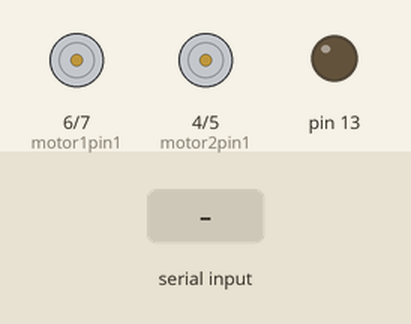
Bench run of a sketch on a simulated Arduino Uno, built with avr-gcc and run on an emulated ATmega328P. On the bench: motor-driver pin pairs drawn as motors (green arrow = first pin HIGH = forward, orange = second pin HIGH = backward, longer = more drive, scaled by the enable pin), output pins drawn as LEDs (lit = HIGH). The inputs (shaded band) are chosen by the test bench. What the sketch prints to the serial monitor is not drawn.

Above: at 1.2 s.
1.3 s: "Z" received over Serial
2.8 s: "1" received over Serial
At 3.9 s:
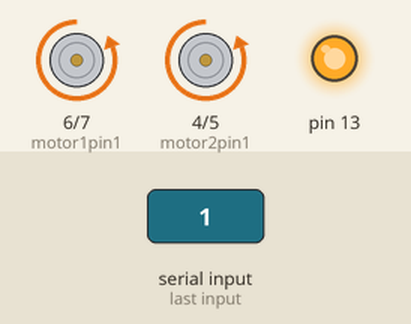
4.3 s: "s" received over Serial
At 5.1 s:
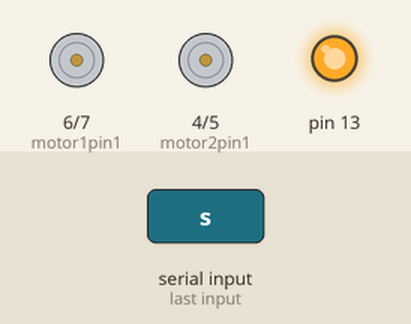
5.8 s: "2" received over Serial
At 6.2 s:
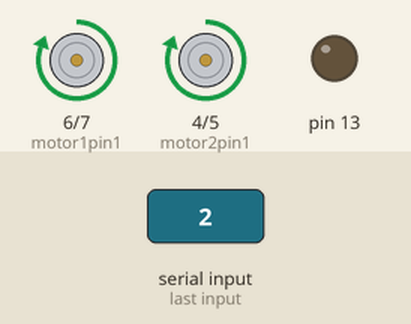
7.3 s: "3" received over Serial
At 8.5 s:
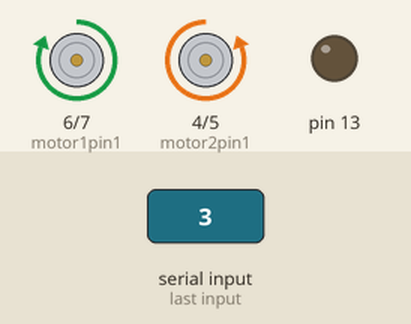
8.8 s: "4" received over Serial
At 9.7 s:
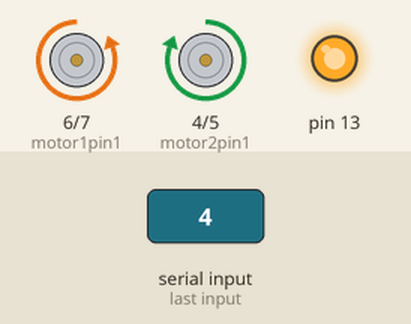
Timing chart, 0 to 11.3 s (numbered marks = the images above; inputs shaded):
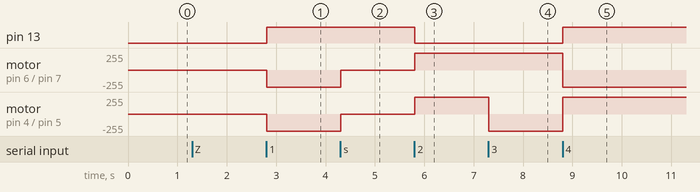

Measured:
- after the input at 2.8 s, pin 13: LOW → HIGH at once; motor on pin 6 (motor1pin1) / pin 7 (motor1pin2), motor on pin 4 (motor2pin1) / pin 5 (motor2pin2): stopped → backward 255/255 at once
- after the input at 4.3 s, motor on pin 6 (motor1pin1) / pin 7 (motor1pin2), motor on pin 4 (motor2pin1) / pin 5 (motor2pin2): backward 255/255 → stopped at once
- after the input at 5.8 s, pin 13: HIGH → LOW at once; motor on pin 6 (motor1pin1) / pin 7 (motor1pin2), motor on pin 4 (motor2pin1) / pin 5 (motor2pin2): stopped → forward 255/255 at once
- after the input at 7.3 s, motor on pin 4 (motor2pin1) / pin 5 (motor2pin2): forward 255/255 → backward 255/255 at once
- after the input at 8.8 s, pin 13: LOW → HIGH at once; motor on pin 6 (motor1pin1) / pin 7 (motor1pin2): forward 255/255 → backward 255/255 at once; motor on pin 4 (motor2pin1) / pin 5 (motor2pin2): backward 255/255 → forward 255/255 at once

The sketch:

self-Parking.ino
```cpp
//imported libraries


//--------------------------------------------------------------------------------VARLlABLE DECLARATlON---------------------------------------------------------------------------------------

//for bluetooth comunicaton
char inputByte;

//DC motor 1&2
int motor1pin1 = 6;
int motor1pin2 = 7;
int speed1 = A4;
int motor2pin1 = 4;
int motor2pin2 = 5;
int speed2 = A5;


// ------------------------------------------------------------------------------SET UP----------------------------------------------------------------------------------------------------

void setup() {
 // initialize serial communication at 9600 bits per second:
 Serial.begin(9600);
 pinMode(13,OUTPUT);

  // sets the motor pins as outputs:
  pinMode(motor1pin1, OUTPUT);
  pinMode(motor1pin2, OUTPUT);
  pinMode(motor2pin1, OUTPUT);
  pinMode(motor2pin2, OUTPUT);
  pinMode(speed1, OUTPUT);
  pinMode(speed2, OUTPUT);

  //Controlling speed (0 = off and 255 = max speed):
  analogWrite(speed1, 200); //ENA pin MIN IS 128
  analogWrite(speed2, 200); //ENB pin
}

//-------------------------------------------------------------------------------------------LOOP-------------------------------------------------------------------------------------------
void loop() {
  //if some date is sent va bluetooth, reads it
while(Serial.available()>0){
  inputByte= Serial.read();
  Serial.println(inputByte);
if (inputByte=='Z'){
do{
  inputByte= Serial.read();
  Serial.println(inputByte);

  if (inputByte=='1'){
  digitalWrite(13,HIGH);
   digitalWrite(motor1pin1, LOW);
  digitalWrite(motor1pin2, HIGH);

  digitalWrite(motor2pin1, LOW);
  digitalWrite(motor2pin2, HIGH);
  }
  else if (inputByte=='2'){
  digitalWrite(13,LOW);
   digitalWrite(motor1pin1, HIGH);
  digitalWrite(motor1pin2, LOW);

  digitalWrite(motor2pin1, HIGH);
  digitalWrite(motor2pin2, LOW);
  }
   else if (inputByte=='3'){
  digitalWrite(13,LOW);
    digitalWrite(motor1pin1, HIGH);
  digitalWrite(motor1pin2, LOW);

  digitalWrite(motor2pin1, LOW);
  digitalWrite(motor2pin2, HIGH);
  }
    if (inputByte=='4'){
  digitalWrite(13,HIGH);
    digitalWrite(motor1pin1, LOW);
  digitalWrite(motor1pin2, HIGH);

  digitalWrite(motor2pin1, HIGH);
  digitalWrite(motor2pin2, LOW);
  }
  if (inputByte=='s'){
  digitalWrite(13,HIGH);
   digitalWrite(motor1pin1, LOW);
  digitalWrite(motor1pin2, LOW);

  digitalWrite(motor2pin1, LOW);
  digitalWrite(motor2pin2, LOW);
  }
}
while(1);
}
  }
}
//--------------------------------------------------------------------------------------FUNCTlONS-------------------------------------------------------------------------------------------


// moving functions
void move_forward(int distance)
{
  digitalWrite(motor1pin1, LOW);
  digitalWrite(motor1pin2, HIGH);

  digitalWrite(motor2pin1, LOW);
  digitalWrite(motor2pin2, HIGH);
    delay(distance);
  digitalWrite(motor1pin1, LOW);
  digitalWrite(motor1pin2, LOW);
  digitalWrite(motor2pin1, LOW);
  digitalWrite(motor2pin2, LOW);
}
void move_backward(int distance)
{
  digitalWrite(motor1pin1, HIGH);
  digitalWrite(motor1pin2, LOW);

  digitalWrite(motor2pin1, HIGH);
  digitalWrite(motor2pin2, LOW);
    delay(distance);
  digitalWrite(motor1pin1, LOW);
  digitalWrite(motor1pin2, LOW);
  digitalWrite(motor2pin1, LOW);
  digitalWrite(motor2pin2, LOW);
}
int move_right(int distance)
{
  digitalWrite(motor1pin1, LOW);
  digitalWrite(motor1pin2, HIGH);

  digitalWrite(motor2pin1, LOW);
  digitalWrite(motor2pin2, LOW);
    delay(distance);
  digitalWrite(motor1pin1, LOW);
  digitalWrite(motor1pin2, LOW);
  digitalWrite(motor2pin1, LOW);
  digitalWrite(motor2pin2, LOW);
  }
int move_left(int distance)
{
  digitalWrite(motor1pin1, LOW);
  digitalWrite(motor1pin2, LOW);

  digitalWrite(motor2pin1, LOW);
  digitalWrite(motor2pin2, HIGH);
    delay(distance);
  digitalWrite(motor1pin1, LOW);
  digitalWrite(motor1pin2, LOW);
  digitalWrite(motor2pin1, LOW);
  digitalWrite(motor2pin2, LOW);
  }
 //stopping
void stop_car(int distance){
  digitalWrite(motor1pin1, LOW);
  digitalWrite(motor1pin2, LOW);
  digitalWrite(motor2pin1, LOW);
  digitalWrite(motor2pin2, LOW);
  delay(distance);
}


//PARKNG FUNCTlONS
void park_horizontally(){
  move_left(1500);
  stop_car(400);
  move_backward(1000);
  stop_car(400);
  }

 void park_vertically(){
  move_right(1500);
  stop_car(400);
  move_backward(1000);
  }


 //SPOT FUNCTlONS
 void go_to_spot_1(){
        move_forward(1000);
        stop_car(400);
        move_left(500);
        move_forward(2000);
        stop_car(400);
        park_horizontally();
      }

  void go_to_spot_2(){
        move_forward(1500);
        move_right(500);
        move_forward(2000);
        park_vertically();
      }

  void go_to_spot_3(){
        move_forward(2000);
        move_left(500);
        move_forward(2000);
        park_horizontally();
      }
  void go_to_spot_4(){
        move_forward(3000);
        move_left(500);
        move_forward(2000);
        park_horizontally();
      }
```
